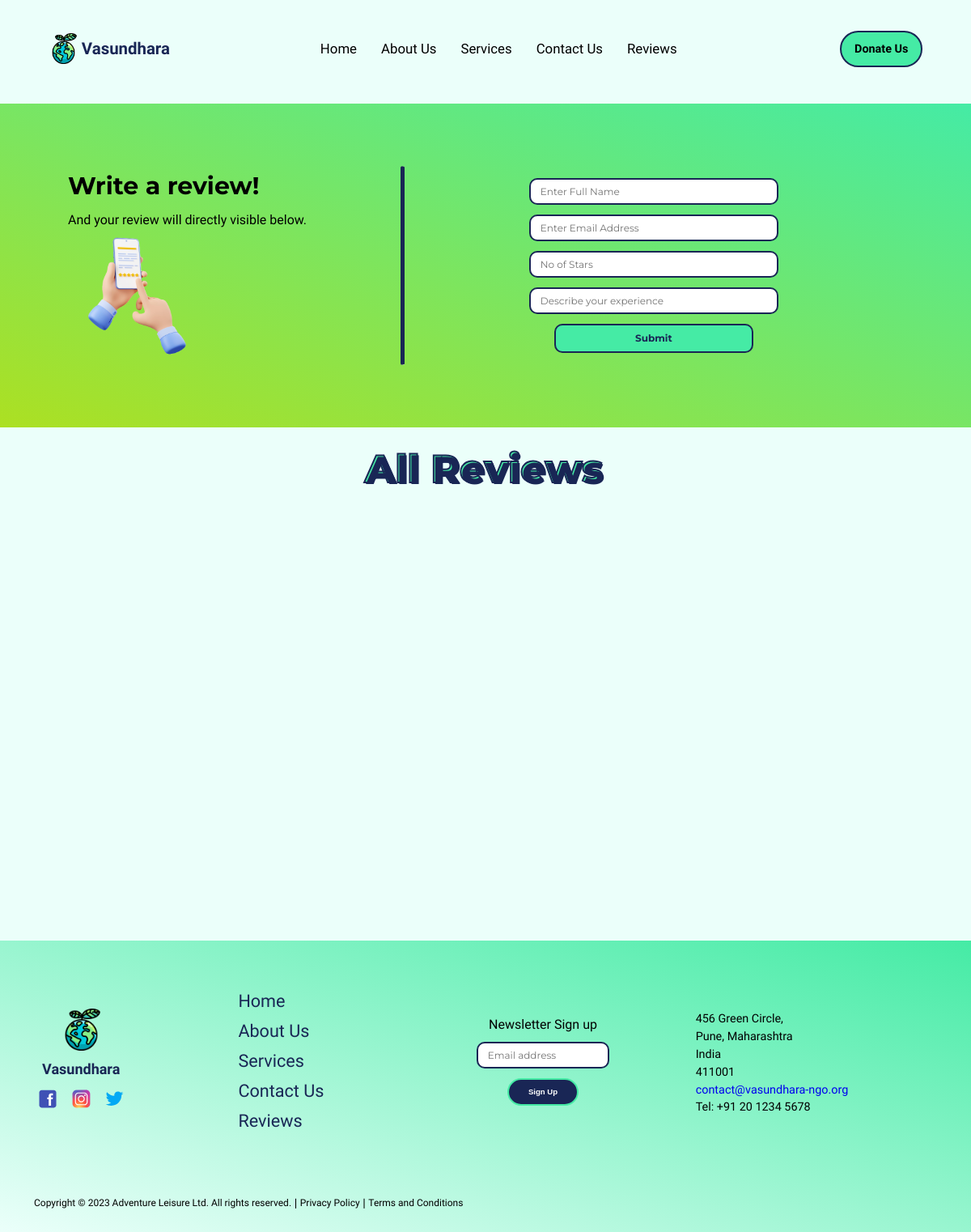
The app's page /reviews, older data.
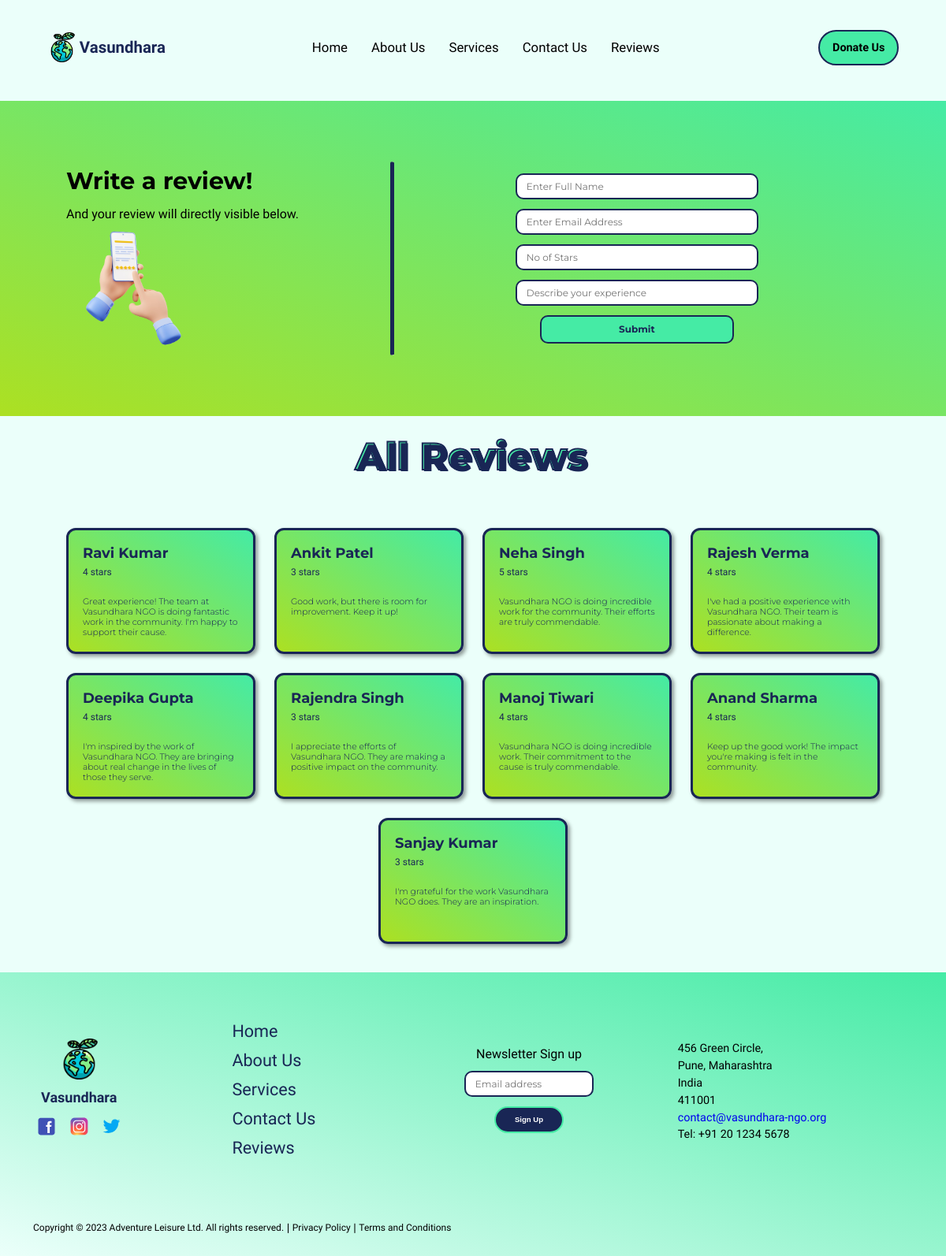
The same page, newer data.
### home/models.py (models this page shows, shortened)
class Review(models.Model):
    name = models.CharField(max_length=100)
    email = models.EmailField()
    stars = models.IntegerField()
    text = models.TextField()

### home/views.py (the view)
# urls.py: path('reviews', views.reviews, name="reviews"),
def reviews(request):
    if request.method == 'POST':
        form = ReviewForm(request.POST)
        if form.is_valid():
            form.save()
            return redirect('reviews')  # Redirect to the same URL after successful submission
    else:
        form = ReviewForm()
    reviews = Review.objects.all()
    return render(request, 'reviews.html', {'form': form, 'reviews': reviews})

### home/forms.py
class ReviewForm(forms.ModelForm):
    class Meta:
        model = Review
        fields = ['name', 'email', 'stars', 'text']
        widgets = {
            'name': forms.TextInput(attrs={'placeholder': 'Enter Full Name'}),
            'email': forms.EmailInput(attrs={'placeholder': 'Enter Email Address'}),
            'stars': forms.NumberInput(attrs={'placeholder': 'No of Stars', 'min': 1, 'max': 5}),
            'text': forms.TextInput(attrs={'placeholder': 'Describe your experience'}),
        }

### templates/reviews.html (shortened to what this page needs)
{% load static %}
<!DOCTYPE html>
<html lang="en">
<head>
    <link rel="stylesheet" href="{% static 'index.css' %}">
    <link rel="stylesheet" href="{% static 'reviews.css' %}">
</head>
<body>
    <div class="nav">
        <div class="nav-logo">
            <img src="{% static 'logoMain.png' %}" alt="">
            <a href='/'>
                <h4>Vasundhara</h4>
            </a>
        </div>
        <div class="nav-middle">
            <a href="/">
                <h4>Home</h4>
            </a>
            <a href="about">
                <h4>About Us</h4>
            </a>
            <a href="services">
                <h4>Services</h4>
            </a>
            <a href="contact">
                <h4>Contact Us</h4>
            </a>
            <a href="reviews">
                <h4>Reviews</h4>
            </a>
        </div>
        <div class="nav-end">
            <a href="donate">
                <h4>Donate Us</h4>
            </a>
        </div>
    </div>
    <div class="reviews-page">
        <div class="write-reviews">
            <div class="write-left">
                <h1>Write a review!</h1>
                <p>And your review will directly visible below.</p>
                <img src="{% static 'review-left.png' %}" alt="">
            </div>
            <hr style="width: 1px; height: 70%; display: inline-block;">
            <div class="write-right">
                <form action="/reviews" method="post">
                    {{ form.name }}
                    {{ form.email }}
                    {{ form.stars }}
                    {{ form.text }}
                    <button type="submit">Submit</button>
                </form>
            </div>
        </div>
        <div class="bold-review">
            <h2>All Reviews</h2>
        </div>
        <div class="all-reviews">
            {% for review in reviews %}
            <div class="review">
                <h3>{{ review.name }}</h3>
                <p id="output-stars">{{ review.stars }} stars</p>
                <p id="output-text">{{ review.text }}</p>
            </div>
            {% endfor %}
        </div>
    </div>
    <div class="footer">
        <div class="footer-top">
            <div class="content-logo">
                <img src="{% static 'logoMain.png' %}" alt="">
                <h4>Vasundhara</h4>
                <div class="social-links">
                    <a href="https://www.facebook.com">
                        <img id="social-logo" src="{% static 'facebook.svg' %}" alt="">
                    </a>
                    <a href="https://www.instagram.com">
                        <img id="social-logo" src="{% static 'instagram.svg' %}" alt="">
                    </a>
                    <a href="https://www.twitter.com">
                        <img id="social-logo" src="{% static 'twitter.svg' %}" alt="">
                    </a>
                </div>
            </div>
            <div class="content-links">
                <ul>
                    <li>
                        <a href="/">
                            <h4>Home</h4>
                        </a>
                    </li>
                    <li>
                        <a href="about">
                            <h4>About Us</h4>
                        </a>
                    </li>
                    <li>
                        <a href="services">
                            <h4>Services</h4>
                        </a>
                    </li>
                    <li>
                        <a href="contact">
                            <h4>Contact Us</h4>
                        </a>
                    </li>
                    <li>
                        <a href="reviews">
                            <h4>Reviews</h4>
                        </a>
                    </li>
                </ul>
            </div>
            <div class="content-signup">
                <p>Newsletter Sign up</p>
                <input type="email" name="useremail" id="input-email" placeholder="Email address">
                <button>Sign Up</button>
            </div>
            <div class="content-contact">
                <p>456 Green Circle,</p>
                <p>Pune, Maharashtra</p>
                <p>India</p>
                <p>411001</p>
                <a href="mailto:contact@vasundhara-ngo.org">
                    <p>contact@vasundhara-ngo.org</p>
                </a>
                <p>Tel: +91 20 1234 5678</p>
            </div>
        </div>
        <div class="footer-bottom">
            <p>Copyright © 2023 Adventure Leisure Ltd. All rights reserved.</p>
            <span>|</span>
            <p>Privacy Policy</p>
            <span>|</span>
            <p>Terms and Conditions</p>
        </div>
    </div>
</body>
</html>

### static/index.css (style rules this page uses)
:root { --lightGreen: #45EBA5; --darkGreen: #21ABA5; --darkBlue: #192655; --lightBlue: #1D566E; --bgColor: #EBFFFA; }
* { margin: 0; padding: 0; box-sizing: border-box; }
html, body { height: 100%; width: 100%; font-family: 'Josefin Sans', 'Montserrat', sans-serif; background-color: var(--bgColor); }
a { text-decoration: none; }
.nav { height: 15vh; width: 100%; background-color: var(--bgColor); position: relative; display: flex; justify-content: space-between; align-items: center; gap: 2vw; padding: 0 5vw; position: fixed; z-index: 99; }
.nav-logo { width: 15%; display: flex; justify-content: flex-start; align-items: center; gap: 0.3vw; }
.nav-logo h4 { cursor: pointer; color: var(--darkBlue); font-size: 1.7vw; font-weight: 600; }
.nav-logo img { width: 23%; }
.nav-middle { width: 50%; display: flex; justify-content: center; align-items: center; gap: 2.5vw; }
.nav-middle h4 { font-weight: 300; font-size: 1.4vw; color: black; transition: all 0.45s ease; }
.nav-end { width: 12%; display: flex; justify-content: flex-end; align-items: center; }
.nav-end h4 { font-size: 1.2vw; font-weight: 600; background-color: var(--lightGreen); border-radius: 40px; border: 2px solid var(--darkBlue); padding: 1vw 1.3vw; color: black; transition: all 0.5s ease; }
.footer { height: 45vh; width: 100%; background: linear-gradient(to left bottom, var(--lightGreen), var(--bgColor)); display: flex; flex-direction: column; gap: 0; }
.footer-top { height: 85%; width: 100%; display: flex; justify-content: flex-start; align-items: center; gap: 1vw; padding: 0 1vw; }
.content-logo { width: 15%; height: 100%; display: flex; justify-content: center; flex-direction: column; align-items: center; gap: 1vw; }
.content-logo h4 { cursor: pointer; font-size: 1.5vw; font-weight: 600; color: var(--darkBlue); }
.content-logo img { width: 30%; }
.social-links { width: 70%; display: flex; justify-content: center; align-items: center; }
.social-links a { text-align: center; }
#social-logo { width: 70%; }
.content-links { height: 100%; width: 25%; padding: 0 2vw; display: flex; justify-content: center; align-items: center; flex-wrap: wrap; }
.content-links ul { list-style-type: none; }
.content-links li { margin: 1vw 0; }
.content-links a { text-decoration: none; color: var(--darkBlue); }
.content-links h4 { font-size: 1.8vw; font-weight: 300; transition: all 0.3s ease; }
.content-signup { height: 100%; width: 28%; display: flex; justify-content: center; align-items: center; flex-direction: column; gap: 1vw; }
.content-signup input { font-family: 'Josefin Sans'; font-size: 1.2vw; width: 20vw; height: 1.4vw; padding: 1.3vw 1vw; border-radius: 8px; }
.content-signup button { cursor: pointer; padding: 0.8vw 2vw; color: white; border: 2px solid var(--lightGreen); font-size: 0.8vw; font-weight: 800; border-radius: 20px; background-color: var(--darkBlue); }
.content-contact { margin-left: 1vw; height: 100%; width: 25%; display: flex; justify-content: center; align-items: flex-start; flex-direction: column; }
.content-contact p { font-size: 1.2vw; margin-top: 0.4vw; }
.footer-bottom { height: 15%; width: 100%; padding: 0 3.5vw; display: flex; justify-content: flex-start; align-items: center; gap: 0.3vw; cursor: pointer; margin-bottom: 0.8vw; }
.footer-bottom p { font-size: 1vw; font-weight: 200; }
.footer-bottom span { font-size: 1.2vw; font-weight: 500; }

Row changes from the older to the newer data that the page shows:
added Review: name "Ravi Kumar", stars "4", text "Great experience! The team at Vasundhara NGO is doing fantastic work in the community. I'm happy to support their cause."
added Review: name "Ankit Patel", stars "3", text "Good work, but there is room for improvement. Keep it up!"
added Review: name "Neha Singh", stars "5", text "Vasundhara NGO is doing incredible work for the community. Their efforts are truly commendable."
added Review: name "Rajesh Verma", stars "4", text "I've had a positive experience with Vasundhara NGO. Their team is passionate about making a difference."
added Review: name "Deepika Gupta", stars "4", text "I'm inspired by the work of Vasundhara NGO. They are bringing about real change in the lives of those they serve."
added Review: name "Rajendra Singh", stars "3", text "I appreciate the efforts of Vasundhara NGO. They are making a positive impact on the community."
added Review: name "Manoj Tiwari", stars "4", text "Vasundhara NGO is doing incredible work. Their commitment to the cause is truly commendable."
added Review: name "Anand Sharma", stars "4", text "Keep up the good work! The impact you're making is felt in the community."
added Review: name "Sanjay Kumar", stars "3", text "I'm grateful for the work Vasundhara NGO does. They are an inspiration."
